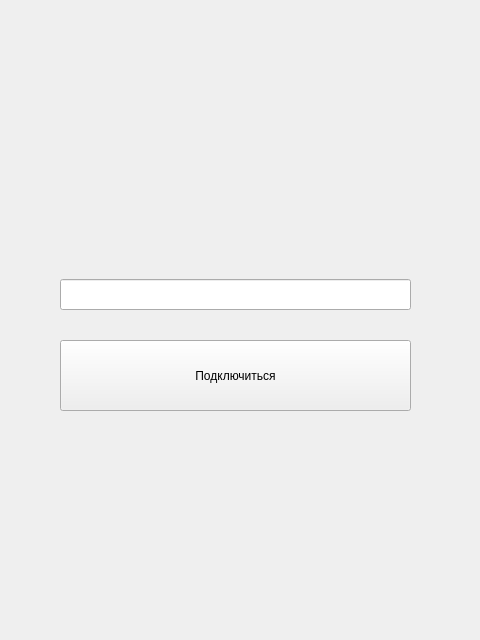
<?xml version="1.0" encoding="UTF-8"?>
<ui version="4.0">
 <class>start</class>
 <widget class="QWidget" name="start">
  <property name="geometry">
   <rect>
    <x>0</x>
    <y>0</y>
    <width>480</width>
    <height>640</height>
   </rect>
  </property>
  <property name="windowTitle">
   <string>Form</string>
  </property>
  <widget class="QPushButton" name="pushButton">
   <property name="geometry">
    <rect>
     <x>60</x>
     <y>340</y>
     <width>351</width>
     <height>71</height>
    </rect>
   </property>
   <property name="text">
    <string>Подключиться</string>
   </property>
  </widget>
  <widget class="QLabel" name="label">
   <property name="geometry">
    <rect>
     <x>100</x>
     <y>435</y>
     <width>251</width>
     <height>31</height>
    </rect>
   </property>
   <property name="text">
    <string/>
   </property>
  </widget>
  <widget class="QLineEdit" name="lineEdit">
   <property name="geometry">
    <rect>
     <x>60</x>
     <y>279</y>
     <width>351</width>
     <height>31</height>
    </rect>
   </property>
   <property name="font">
    <font>
     <pointsize>10</pointsize>
    </font>
   </property>
  </widget>
 </widget>
 <resources/>
 <connections/>
</ui>
